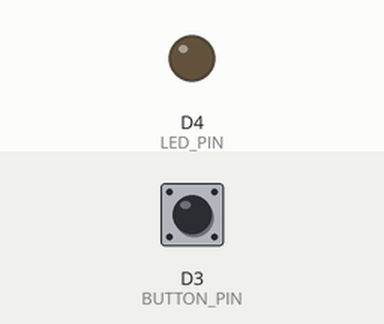
Bench run of a sketch on a simulated ESP8266 (NodeMCU). On the bench: output pins drawn as LEDs (lit = HIGH). The test bench sets the inputs (shaded band); at power-on: D3 (BUTTON_PIN) HIGH. What the sketch prints to the serial monitor is not drawn.

Above: at 1.2 s.
1.3 s: D3 (BUTTON_PIN) pulled LOW for 0.15 s
At 2.3 s:
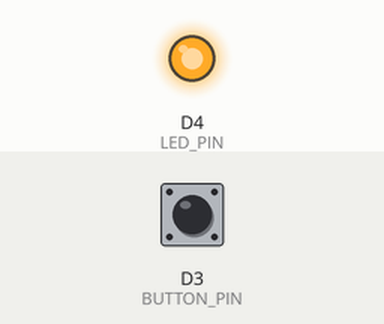
2.9 s: D3 (BUTTON_PIN) pulled LOW for 1 s
At 3.4 s:
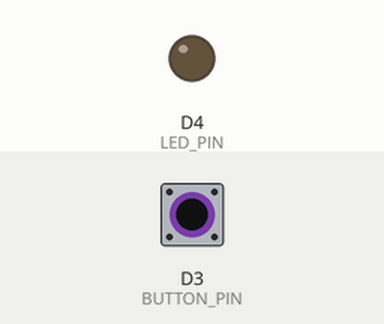
5.4 s: D3 (BUTTON_PIN) pulled LOW for 3.2 s
At 6.5 s:
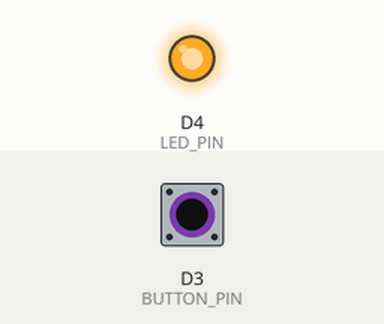
Timing chart, 0 to 8.4 s (numbered marks = the images above; inputs shaded):
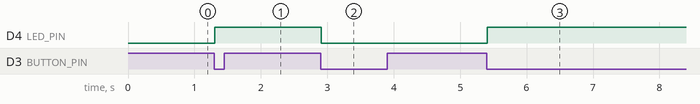

Measured:
- after the input at 1.3 s, D4 (LED_PIN): LOW → HIGH at once
- after the input at 2.9 s, D4 (LED_PIN): HIGH → LOW at once
- after the input at 5.4 s, D4 (LED_PIN): LOW → HIGH at once

The sketch:

09_Debouncig.ino
```cpp
/*
 DESCRIPTION
 ====================
 Simple example of the Bounce library that switches the debug LED when a button is pressed.
 */
// Include the Bounce2 library found here :
// https://github.com/thomasfredericks/Bounce2

#include <Bounce2.h>

#define BUTTON_PIN D3
#define LED_PIN D4

int ledState = LOW;

// Instantiate a Bounce object
Bounce debouncer = Bounce();

void setup() {

  // Setup the button with an internal pull-up :
  pinMode(BUTTON_PIN,INPUT_PULLUP);

  // After setting up the button, setup the Bounce instance :
  debouncer.attach(BUTTON_PIN);
  debouncer.interval(5); // interval in ms

  //Setup the LED :
  pinMode(LED_PIN,OUTPUT);

  Serial.begin(115200);

}

void loop() {
  // Update the Bounce instance :
  debouncer.update();

  // Get the updated value :
  int value = debouncer.read();

  Serial.println(value);

 if (debouncer.fell()){
    ledState = !ledState;
    digitalWrite(LED_PIN,ledState);
 }

}
```
